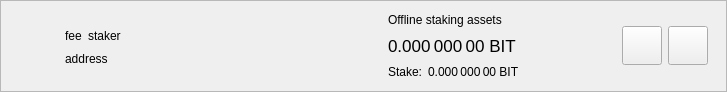
<?xml version="1.0" encoding="UTF-8"?>
<ui version="4.0">
 <class>DelegationItemWidget</class>
 <widget class="QWidget" name="DelegationItemWidget">
  <property name="geometry">
   <rect>
    <x>0</x>
    <y>0</y>
    <width>727</width>
    <height>92</height>
   </rect>
  </property>
  <property name="sizePolicy">
   <sizepolicy hsizetype="Preferred" vsizetype="Maximum">
    <horstretch>0</horstretch>
    <verstretch>0</verstretch>
   </sizepolicy>
  </property>
  <property name="windowTitle">
   <string>Form</string>
  </property>
  <layout class="QVBoxLayout" name="verticalLayout_2">
   <property name="spacing">
    <number>0</number>
   </property>
   <property name="leftMargin">
    <number>0</number>
   </property>
   <property name="topMargin">
    <number>0</number>
   </property>
   <property name="rightMargin">
    <number>0</number>
   </property>
   <property name="bottomMargin">
    <number>0</number>
   </property>
   <item>
    <widget class="QFrame" name="delegationItemFrame">
     <property name="frameShape">
      <enum>QFrame::StyledPanel</enum>
     </property>
     <property name="frameShadow">
      <enum>QFrame::Raised</enum>
     </property>
     <layout class="QHBoxLayout" name="horizontalLayout">
      <property name="topMargin">
       <number>0</number>
      </property>
      <property name="bottomMargin">
       <number>0</number>
      </property>
      <item>
       <widget class="QLabel" name="delegationLogo">
        <property name="sizePolicy">
         <sizepolicy hsizetype="Fixed" vsizetype="Fixed">
          <horstretch>0</horstretch>
          <verstretch>0</verstretch>
         </sizepolicy>
        </property>
        <property name="minimumSize">
         <size>
          <width>40</width>
          <height>40</height>
         </size>
        </property>
        <property name="alignment">
         <set>Qt::AlignCenter</set>
        </property>
       </widget>
      </item>
      <item>
       <widget class="QStackedWidget" name="stackedWidget">
        <property name="currentIndex">
         <number>0</number>
        </property>
        <widget class="QWidget" name="page">
         <layout class="QHBoxLayout" name="horizontalLayout_4">
          <item>
           <layout class="QHBoxLayout" name="horizontalLayout_3">
            <item>
             <layout class="QVBoxLayout" name="verticalLayout">
              <property name="rightMargin">
               <number>15</number>
              </property>
              <item>
               <spacer name="verticalSpacer_2">
                <property name="orientation">
                 <enum>Qt::Vertical</enum>
                </property>
                <property name="sizeHint" stdset="0">
                 <size>
                  <width>20</width>
                  <height>0</height>
                 </size>
                </property>
               </spacer>
              </item>
              <item alignment="Qt::AlignLeft">
               <widget class="QWidget" name="widgetDelegation" native="true">
                <property name="minimumSize">
                 <size>
                  <width>280</width>
                  <height>0</height>
                 </size>
                </property>
                <layout class="QHBoxLayout" name="horizontalLayout_2" stretch="0,0,1">
                 <property name="leftMargin">
                  <number>0</number>
                 </property>
                 <property name="topMargin">
                  <number>0</number>
                 </property>
                 <property name="rightMargin">
                  <number>0</number>
                 </property>
                 <property name="bottomMargin">
                  <number>0</number>
                 </property>
                 <item alignment="Qt::AlignLeft">
                  <widget class="QLabel" name="labelFee">
                   <property name="text">
                    <string>fee</string>
                   </property>
                   <property name="textInteractionFlags">
                    <set>Qt::LinksAccessibleByMouse|Qt::TextSelectableByMouse</set>
                   </property>
                  </widget>
                 </item>
                 <item alignment="Qt::AlignLeft">
                  <widget class="QLabel" name="labelStaker">
                   <property name="text">
                    <string>staker</string>
                   </property>
                   <property name="textInteractionFlags">
                    <set>Qt::LinksAccessibleByMouse|Qt::TextSelectableByMouse</set>
                   </property>
                  </widget>
                 </item>
                 <item>
                  <spacer name="horizontalSpacer">
                   <property name="orientation">
                    <enum>Qt::Horizontal</enum>
                   </property>
                   <property name="sizeType">
                    <enum>QSizePolicy::Minimum</enum>
                   </property>
                   <property name="sizeHint" stdset="0">
                    <size>
                     <width>0</width>
                     <height>20</height>
                    </size>
                   </property>
                  </spacer>
                 </item>
                </layout>
               </widget>
              </item>
              <item alignment="Qt::AlignLeft">
               <widget class="QLabel" name="labelAddress">
                <property name="text">
                 <string>address</string>
                </property>
                <property name="textInteractionFlags">
                 <set>Qt::LinksAccessibleByMouse|Qt::TextSelectableByMouse</set>
                </property>
               </widget>
              </item>
              <item>
               <spacer name="verticalSpacer">
                <property name="orientation">
                 <enum>Qt::Vertical</enum>
                </property>
                <property name="sizeHint" stdset="0">
                 <size>
                  <width>20</width>
                  <height>0</height>
                 </size>
                </property>
               </spacer>
              </item>
             </layout>
            </item>
            <item>
             <widget class="QWidget" name="vLineAssets" native="true">
              <property name="minimumSize">
               <size>
                <width>1</width>
                <height>0</height>
               </size>
              </property>
             </widget>
            </item>
            <item>
             <widget class="QWidget" name="widgetStakingAssets" native="true">
              <property name="sizePolicy">
               <sizepolicy hsizetype="Minimum" vsizetype="Preferred">
                <horstretch>0</horstretch>
                <verstretch>0</verstretch>
               </sizepolicy>
              </property>
              <layout class="QVBoxLayout" name="verticalLayout_3">
               <property name="leftMargin">
                <number>15</number>
               </property>
               <property name="topMargin">
                <number>0</number>
               </property>
               <property name="rightMargin">
                <number>15</number>
               </property>
               <property name="bottomMargin">
                <number>0</number>
               </property>
               <item>
                <widget class="QLabel" name="labelAssetsText">
                 <property name="text">
                  <string>Offline staking assets</string>
                 </property>
                 <property name="alignment">
                  <set>Qt::AlignLeading|Qt::AlignLeft|Qt::AlignVCenter</set>
                 </property>
                </widget>
               </item>
               <item>
                <widget class="QLabel" name="labelAssets">
                 <property name="font">
                  <font>
                   <pointsize>13</pointsize>
                  </font>
                 </property>
                 <property name="cursor">
                  <cursorShape>IBeamCursor</cursorShape>
                 </property>
                 <property name="toolTip">
                  <string>Your current spendable balance</string>
                 </property>
                 <property name="text">
                  <string notr="true">0.000 000 00 BIT</string>
                 </property>
                 <property name="alignment">
                  <set>Qt::AlignLeading|Qt::AlignLeft|Qt::AlignVCenter</set>
                 </property>
                 <property name="textInteractionFlags">
                  <set>Qt::LinksAccessibleByMouse|Qt::TextSelectableByMouse</set>
                 </property>
                </widget>
               </item>
               <item>
                <layout class="QHBoxLayout" name="horizontalLayout_6">
                 <property name="spacing">
                  <number>6</number>
                 </property>
                 <item>
                  <widget class="QLabel" name="labelStakeText">
                   <property name="sizePolicy">
                    <sizepolicy hsizetype="Maximum" vsizetype="Preferred">
                     <horstretch>0</horstretch>
                     <verstretch>0</verstretch>
                    </sizepolicy>
                   </property>
                   <property name="text">
                    <string>Stake:</string>
                   </property>
                   <property name="alignment">
                    <set>Qt::AlignLeading|Qt::AlignLeft|Qt::AlignVCenter</set>
                   </property>
                  </widget>
                 </item>
                 <item>
                  <widget class="QLabel" name="labelStake">
                   <property name="text">
                    <string>0.000 000 00 BIT</string>
                   </property>
                   <property name="alignment">
                    <set>Qt::AlignLeading|Qt::AlignLeft|Qt::AlignVCenter</set>
                   </property>
                   <property name="textInteractionFlags">
                    <set>Qt::LinksAccessibleByMouse|Qt::TextSelectableByMouse</set>
                   </property>
                  </widget>
                 </item>
                 <item>
                  <spacer name="horizontalSpacer_4">
                   <property name="orientation">
                    <enum>Qt::Horizontal</enum>
                   </property>
                   <property name="sizeType">
                    <enum>QSizePolicy::Minimum</enum>
                   </property>
                   <property name="sizeHint" stdset="0">
                    <size>
                     <width>0</width>
                     <height>0</height>
                    </size>
                   </property>
                  </spacer>
                 </item>
                </layout>
               </item>
              </layout>
             </widget>
            </item>
            <item>
             <spacer name="horizontalSpacer_2">
              <property name="orientation">
               <enum>Qt::Horizontal</enum>
              </property>
              <property name="sizeHint" stdset="0">
               <size>
                <width>193</width>
                <height>20</height>
               </size>
              </property>
             </spacer>
            </item>
            <item>
             <widget class="QToolButton" name="buttonSplit">
              <property name="text">
               <string/>
              </property>
              <property name="iconSize">
               <size>
                <width>32</width>
                <height>32</height>
               </size>
              </property>
             </widget>
            </item>
            <item>
             <widget class="QToolButton" name="buttonRemove">
              <property name="text">
               <string/>
              </property>
              <property name="iconSize">
               <size>
                <width>32</width>
                <height>32</height>
               </size>
              </property>
             </widget>
            </item>
           </layout>
          </item>
         </layout>
        </widget>
        <widget class="QWidget" name="page_2">
         <layout class="QHBoxLayout" name="horizontalLayout_5">
          <item>
           <widget class="QLabel" name="labelNewDelegation">
            <property name="text">
             <string>Add new delegations</string>
            </property>
           </widget>
          </item>
          <item>
           <spacer name="horizontalSpacer_3">
            <property name="orientation">
             <enum>Qt::Horizontal</enum>
            </property>
            <property name="sizeHint" stdset="0">
             <size>
              <width>408</width>
              <height>20</height>
             </size>
            </property>
           </spacer>
          </item>
          <item>
           <widget class="QToolButton" name="buttonRestore">
            <property name="text">
             <string/>
            </property>
            <property name="iconSize">
             <size>
              <width>32</width>
              <height>32</height>
             </size>
            </property>
           </widget>
          </item>
          <item>
           <widget class="QToolButton" name="buttonAdd">
            <property name="text">
             <string/>
            </property>
            <property name="iconSize">
             <size>
              <width>32</width>
              <height>32</height>
             </size>
            </property>
           </widget>
          </item>
         </layout>
        </widget>
       </widget>
      </item>
     </layout>
    </widget>
   </item>
  </layout>
 </widget>
 <resources/>
 <connections/>
</ui>
